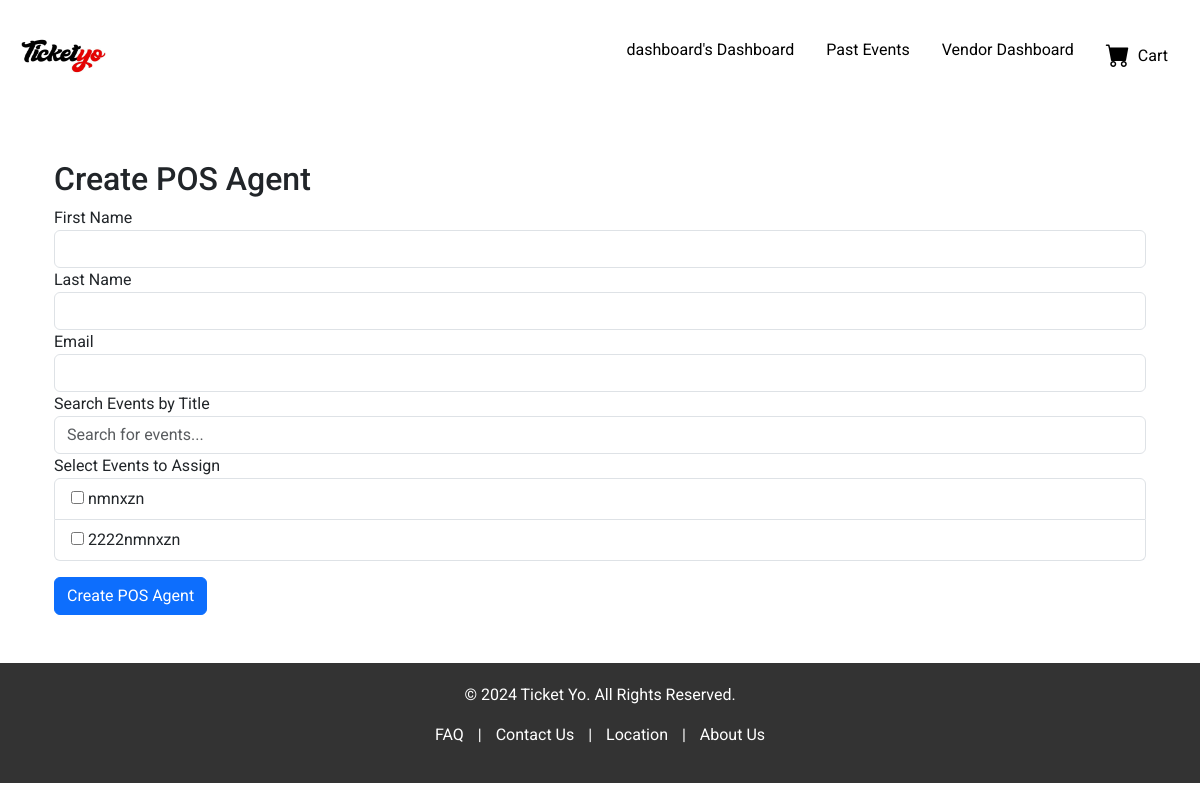
Page /pos/create_agent/ (signed in) on the earlier database version.
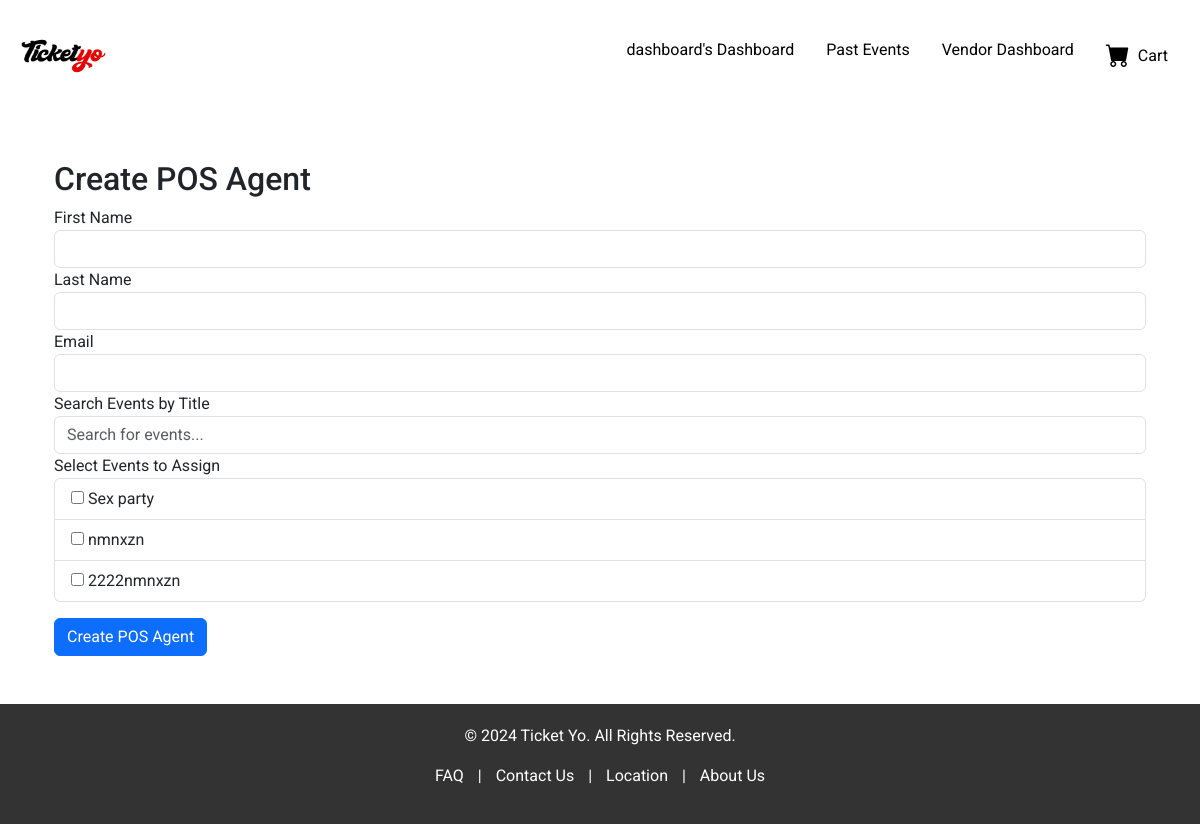
Same page on the later database version.
### events/models.py (models this page shows, shortened)
class Event(models.Model):
    STATUS_CHOICES = [
        ('pending', 'Pending'),
        ('approved', 'Approved'),
        ('rejected', 'Rejected'),
    ]
    vendor = models.ForeignKey(Vendor, on_delete=models.CASCADE, related_name='events')
    poster = models.ImageField(upload_to='event_posters/')
    title = models.CharField(max_length=200)
    description = models.TextField()
    category = models.CharField(max_length=100)
    start_date = models.DateTimeField()
    end_date = models.DateTimeField(null=True, blank=True)
    venue_name = models.CharField(max_length=100)
    regular_price = models.DecimalField(max_digits=10, decimal_places=2)
    sale_price = models.DecimalField(max_digits=10, decimal_places=2, null=True, blank=True)
    tickets_available = models.PositiveIntegerField(null=True, blank=True)
    tickets_sold = models.PositiveIntegerField(default=0)
    status = models.CharField(max_length=10, choices=STATUS_CHOICES, default='pending')
    adminaction = models.ForeignKey(settings.AUTH_USER_MODEL, on_delete=models.SET_NULL, null=True, blank=True, editable=False)  # Stores the admin who approved/rejected

### pos/views.py (the view, shortened to what this page needs)
# urls.py: path('create_agent/', create_pos_agent, name='create_pos_agent'),
@login_required
def create_pos_agent(request):
    vendor = Vendor.objects.get(username=request.user.username)
    events = vendor.events.filter(
        Q(status='approved') &
        (Q(start_date__gte=datetime.now()) | Q(end_date__gte=datetime.now()))
    )
    return render(request, 'pos/create_agent.html', {
        'events': events,
        'vendor': vendor,
    })

### templates/pos/create_agent.html (shortened to what this page needs)
{% extends 'frontend/base.html' %}
{% block content %}
<div class="container mt-5">
    <h2>Create POS Agent</h2>
    <form method="POST">
        <div class="form-group">
            <label for="first_name">First Name</label>
            <input type="text" id="first_name" name="first_name" class="form-control" required>
        </div>
        <div class="form-group">
            <label for="last_name">Last Name</label>
            <input type="text" id="last_name" name="last_name" class="form-control" required>
        </div>
        <div class="form-group">
            <label for="email">Email</label>
            <input type="email" id="email" name="email" class="form-control" required>
        </div>
        <div class="form-group">
            <label for="event_search">Search Events by Title</label>
            <input type="text" id="event_search" class="form-control" placeholder="Search for events...">
        </div>
        <div class="form-group">
            <label for="events">Select Events to Assign</label>
            <ul class="list-group" id="event_list">
                {% for event in events %}
                <li class="list-group-item">
                    <input type="checkbox" name="events" value="{{ event.id }}">
                    {{ event.title }}
                </li>
                {% endfor %}
            </ul>
        </div>
        <button type="submit" class="btn btn-primary mt-3">Create POS Agent</button>
    </form>
</div>
{% endblock %}

Differences in the rows shown:
now on this page (row edited): Event: title "Sex party"
